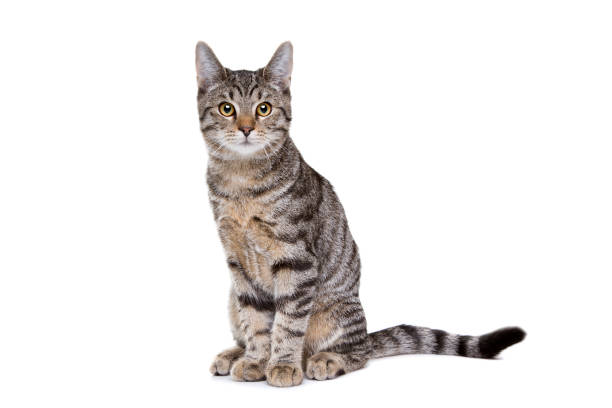
#> input picture OpenCv/geeks14.jpg, 612 x 408 px, found by its file name
$ python cv2_putText.py
#> lines starting #> are read from the running program, lines starting #| are printed output that depends on the picture; after the words box and inside, x2 and y2 are one past the last pixel; in counts of white or black regions, pixels touching at a corner belong together

#Syntax: cv2.putText(image, text, org, font, fontScale, color[, thickness[, lineType[, bottomLeftOrigin]]])

# Python program to explain cv2.putText() method

# importing cv2
import cv2

# path
path = "/home/kawsar/Desktop/Deep Learning/python-pandas-numpy-matplotlib/OpenCv/geeks14.jpg"


# Reading an image in default mode
image = cv2.imread(path)
#> image is the input picture: shape (408, 612, 3); mean B, G, R 231.3, 232.6, 235.2

# Window name in which image is displayed
window_name = 'Image'

# font
font = cv2.FONT_HERSHEY_SIMPLEX

# org
org = (50, 50)

# fontScale
fontScale = 1

# Blue color in BGR
color = (255, 0, 0)

# Line thickness of 2 px
thickness = 2

# Using cv2.putText() method
image = cv2.putText(image, 'OpenCV', org, font,fontScale, color, thickness, cv2.LINE_AA)
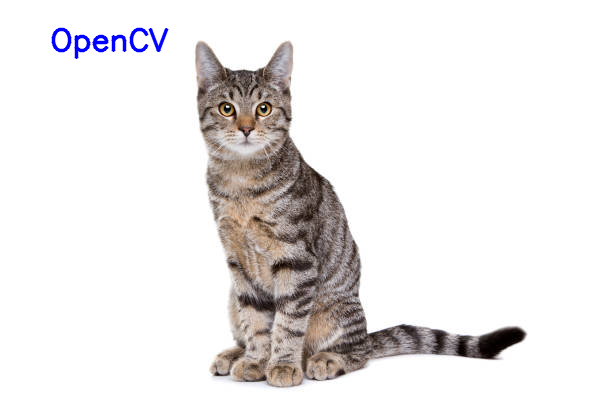
#> image: shape (408, 612, 3); 0.58% of pixels changed, all inside (x1, y1, x2, y2) = (51, 27, 169, 60)

# Displaying the image
cv2.imshow(window_name,image)
cv2.waitKey(0)

# It is for removing/deleting created GUI window from screen
# and memory
cv2.destroyAllWindows()
